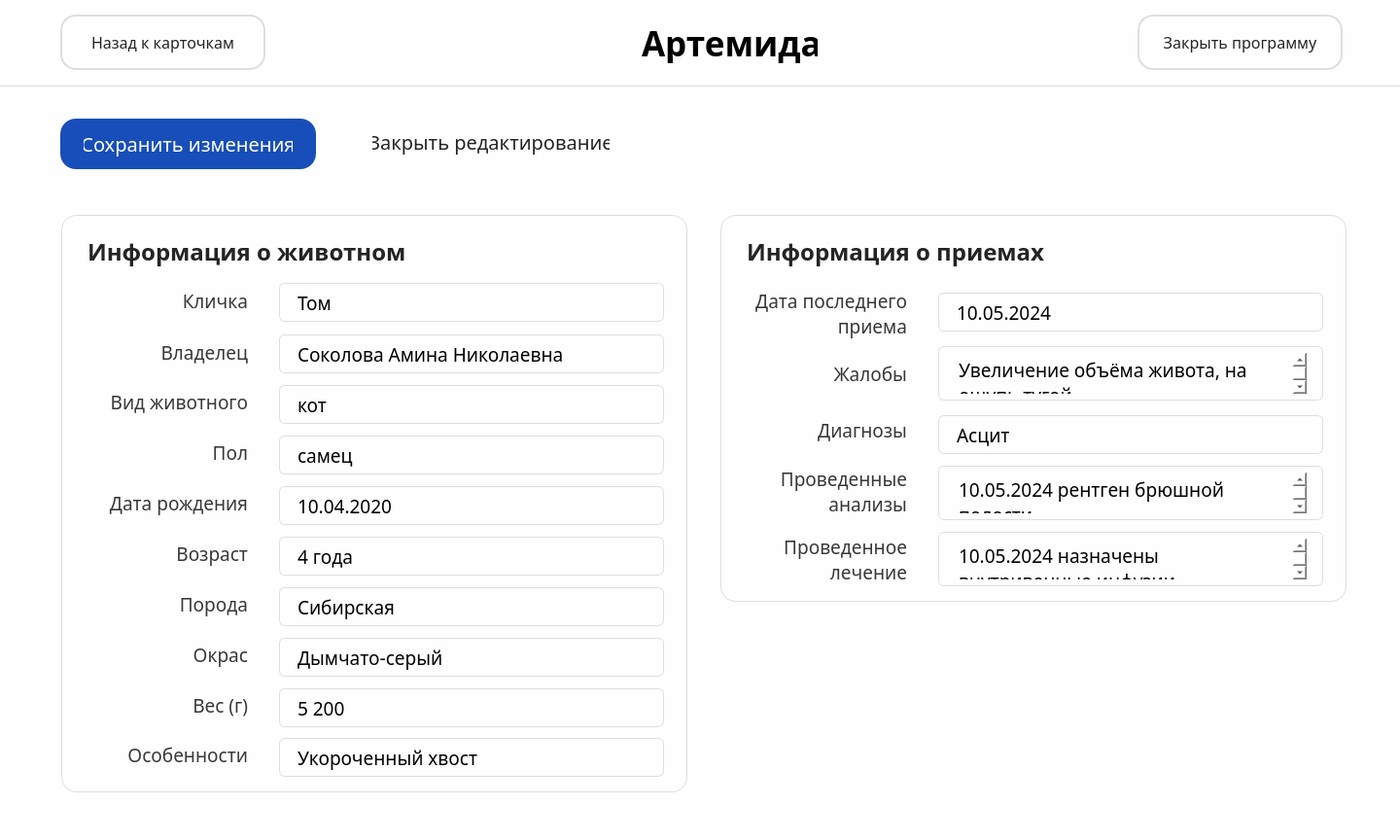
<?xml version="1.0" encoding="UTF-8"?>
<ui version="4.0">
 <class>MainWindow</class>
 <widget class="QMainWindow" name="MainWindow">
  <property name="geometry">
   <rect>
    <x>0</x>
    <y>0</y>
    <width>1440</width>
    <height>864</height>
   </rect>
  </property>
  <property name="windowTitle">
   <string>MainWindow</string>
  </property>
  <property name="styleSheet">
   <string notr="true">background-color: #FEFEFE;</string>
  </property>
  <widget class="QWidget" name="centralwidget">
   <widget class="QFrame" name="header">
    <property name="geometry">
     <rect>
      <x>0</x>
      <y>0</y>
      <width>1440</width>
      <height>89</height>
     </rect>
    </property>
    <property name="styleSheet">
     <string notr="true">QFrame {
    border: none; 
}

QFrame#header {
    border-bottom: 1px solid #DEDEDE;
}
</string>
    </property>
    <property name="frameShape">
     <enum>QFrame::StyledPanel</enum>
    </property>
    <property name="frameShadow">
     <enum>QFrame::Raised</enum>
    </property>
    <widget class="QWidget" name="logo" native="true">
     <property name="geometry">
      <rect>
       <x>600</x>
       <y>21</y>
       <width>244</width>
       <height>48</height>
      </rect>
     </property>
     <widget class="QLabel" name="label">
      <property name="geometry">
       <rect>
        <x>60</x>
        <y>3</y>
        <width>181</width>
        <height>41</height>
       </rect>
      </property>
      <property name="font">
       <font>
        <family>Acrom</family>
        <pointsize>26</pointsize>
        <weight>75</weight>
        <bold>true</bold>
       </font>
      </property>
      <property name="text">
       <string>Артемида</string>
      </property>
     </widget>
     <widget class="QLabel" name="label_3">
      <property name="geometry">
       <rect>
        <x>4</x>
        <y>2</y>
        <width>40</width>
        <height>48</height>
       </rect>
      </property>
      <property name="text">
       <string/>
      </property>
      <property name="pixmap">
       <pixmap>Иконка2.png</pixmap>
      </property>
     </widget>
    </widget>
    <widget class="QPushButton" name="pushButton">
     <property name="geometry">
      <rect>
       <x>62</x>
       <y>15</y>
       <width>211</width>
       <height>57</height>
      </rect>
     </property>
     <property name="font">
      <font>
       <family>Onest</family>
       <pointsize>12</pointsize>
      </font>
     </property>
     <property name="styleSheet">
      <string notr="true">padding: 16px 24px;
color: #242424;
border: 2px solid #DEDEDE;
border-radius: 16px;</string>
     </property>
     <property name="text">
      <string>Назад к карточкам</string>
     </property>
    </widget>
    <widget class="QPushButton" name="pushButton_2">
     <property name="geometry">
      <rect>
       <x>1170</x>
       <y>15</y>
       <width>211</width>
       <height>57</height>
      </rect>
     </property>
     <property name="font">
      <font>
       <family>Onest</family>
       <pointsize>12</pointsize>
       <weight>50</weight>
       <italic>false</italic>
       <bold>false</bold>
       <underline>false</underline>
       <strikeout>false</strikeout>
       <stylestrategy>PreferDefault</stylestrategy>
       <kerning>true</kerning>
      </font>
     </property>
     <property name="styleSheet">
      <string notr="true">padding: 16px 24px;
color: #242424;
border: 2px solid #DEDEDE;
border-radius: 16px;</string>
     </property>
     <property name="text">
      <string>Закрыть программу</string>
     </property>
    </widget>
   </widget>
   <widget class="QPushButton" name="pushButton_3">
    <property name="geometry">
     <rect>
      <x>62</x>
      <y>122</y>
      <width>263</width>
      <height>52</height>
     </rect>
    </property>
    <property name="font">
     <font>
      <family>Onest Medium</family>
      <pointsize>15</pointsize>
     </font>
    </property>
    <property name="styleSheet">
     <string notr="true">padding: 12px 24px;
color: white;
border: none;
border-radius: 16px;
background-color: #174EB9;</string>
    </property>
    <property name="text">
     <string>Сохранить изменения</string>
    </property>
    <property name="autoRepeatDelay">
     <number>300</number>
    </property>
   </widget>
   <widget class="QPushButton" name="pushButton_4">
    <property name="geometry">
     <rect>
      <x>359</x>
      <y>120</y>
      <width>292</width>
      <height>52</height>
     </rect>
    </property>
    <property name="font">
     <font>
      <family>Onest</family>
      <pointsize>15</pointsize>
     </font>
    </property>
    <property name="styleSheet">
     <string notr="true">padding: 12px 24px;
color: #242424;
border: none;</string>
    </property>
    <property name="text">
     <string>Закрыть редактирование</string>
    </property>
   </widget>
   <widget class="QFrame" name="info">
    <property name="geometry">
     <rect>
      <x>63</x>
      <y>221</y>
      <width>644</width>
      <height>594</height>
     </rect>
    </property>
    <property name="styleSheet">
     <string notr="true">QFrame {
    border: none; 
}

QFrame#info {
    border: 1px solid #DEDEDE;
	border-radius: 16px;
}</string>
    </property>
    <property name="frameShape">
     <enum>QFrame::StyledPanel</enum>
    </property>
    <property name="frameShadow">
     <enum>QFrame::Raised</enum>
    </property>
    <widget class="QLabel" name="label_5">
     <property name="geometry">
      <rect>
       <x>27</x>
       <y>21</y>
       <width>596</width>
       <height>34</height>
      </rect>
     </property>
     <property name="font">
      <font>
       <family>Onest SemiBold</family>
       <pointsize>18</pointsize>
       <weight>75</weight>
       <bold>true</bold>
      </font>
     </property>
     <property name="styleSheet">
      <string notr="true">color: #242424;</string>
     </property>
     <property name="text">
      <string>Информация о животном</string>
     </property>
    </widget>
    <widget class="QWidget" name="aboutpet" native="true">
     <property name="geometry">
      <rect>
       <x>24</x>
       <y>70</y>
       <width>596</width>
       <height>508</height>
      </rect>
     </property>
     <widget class="QLabel" name="label_6">
      <property name="geometry">
       <rect>
        <x>0</x>
        <y>4</y>
        <width>168</width>
        <height>28</height>
       </rect>
      </property>
      <property name="font">
       <font>
        <family>Onest</family>
        <pointsize>14</pointsize>
       </font>
      </property>
      <property name="layoutDirection">
       <enum>Qt::LeftToRight</enum>
      </property>
      <property name="styleSheet">
       <string notr="true">color: #383838;</string>
      </property>
      <property name="text">
       <string>Кличка</string>
      </property>
      <property name="alignment">
       <set>Qt::AlignRight|Qt::AlignTrailing|Qt::AlignVCenter</set>
      </property>
     </widget>
     <widget class="QLineEdit" name="lineEdit">
      <property name="geometry">
       <rect>
        <x>200</x>
        <y>0</y>
        <width>396</width>
        <height>40</height>
       </rect>
      </property>
      <property name="font">
       <font>
        <family>Onest</family>
        <pointsize>14</pointsize>
       </font>
      </property>
      <property name="styleSheet">
       <string notr="true">border: 1px solid #DEDEDE;
border-radius: 6px;
padding: 6px 16px;
</string>
      </property>
      <property name="text">
       <string>Том</string>
      </property>
      <property name="placeholderText">
       <string>Введите кличку</string>
      </property>
     </widget>
     <widget class="QLabel" name="label_7">
      <property name="geometry">
       <rect>
        <x>0</x>
        <y>57</y>
        <width>168</width>
        <height>28</height>
       </rect>
      </property>
      <property name="font">
       <font>
        <family>Onest</family>
        <pointsize>14</pointsize>
       </font>
      </property>
      <property name="layoutDirection">
       <enum>Qt::LeftToRight</enum>
      </property>
      <property name="styleSheet">
       <string notr="true">color: #383838;</string>
      </property>
      <property name="text">
       <string>Владелец</string>
      </property>
      <property name="alignment">
       <set>Qt::AlignRight|Qt::AlignTrailing|Qt::AlignVCenter</set>
      </property>
     </widget>
     <widget class="QLineEdit" name="lineEdit_3">
      <property name="geometry">
       <rect>
        <x>200</x>
        <y>105</y>
        <width>396</width>
        <height>40</height>
       </rect>
      </property>
      <property name="font">
       <font>
        <family>Onest</family>
        <pointsize>14</pointsize>
       </font>
      </property>
      <property name="styleSheet">
       <string notr="true">border: 1px solid #DEDEDE;
border-radius: 6px;
padding: 6px 16px;
</string>
      </property>
      <property name="text">
       <string>кот</string>
      </property>
      <property name="placeholderText">
       <string>Укажите вид животного</string>
      </property>
     </widget>
     <widget class="QLabel" name="label_8">
      <property name="geometry">
       <rect>
        <x>0</x>
        <y>108</y>
        <width>168</width>
        <height>28</height>
       </rect>
      </property>
      <property name="font">
       <font>
        <family>Onest</family>
        <pointsize>14</pointsize>
       </font>
      </property>
      <property name="layoutDirection">
       <enum>Qt::LeftToRight</enum>
      </property>
      <property name="styleSheet">
       <string notr="true">color: #383838;</string>
      </property>
      <property name="text">
       <string>Вид животного</string>
      </property>
      <property name="alignment">
       <set>Qt::AlignRight|Qt::AlignTrailing|Qt::AlignVCenter</set>
      </property>
     </widget>
     <widget class="QLineEdit" name="lineEdit_4">
      <property name="geometry">
       <rect>
        <x>200</x>
        <y>157</y>
        <width>396</width>
        <height>40</height>
       </rect>
      </property>
      <property name="font">
       <font>
        <family>Onest</family>
        <pointsize>14</pointsize>
       </font>
      </property>
      <property name="styleSheet">
       <string notr="true">border: 1px solid #DEDEDE;
border-radius: 6px;
padding: 6px 16px;
</string>
      </property>
      <property name="text">
       <string>самец</string>
      </property>
      <property name="placeholderText">
       <string>Укажите пол</string>
      </property>
     </widget>
     <widget class="QLabel" name="label_9">
      <property name="geometry">
       <rect>
        <x>0</x>
        <y>160</y>
        <width>168</width>
        <height>28</height>
       </rect>
      </property>
      <property name="font">
       <font>
        <family>Onest</family>
        <pointsize>14</pointsize>
       </font>
      </property>
      <property name="layoutDirection">
       <enum>Qt::LeftToRight</enum>
      </property>
      <property name="styleSheet">
       <string notr="true">color: #383838;</string>
      </property>
      <property name="text">
       <string>Пол</string>
      </property>
      <property name="alignment">
       <set>Qt::AlignRight|Qt::AlignTrailing|Qt::AlignVCenter</set>
      </property>
     </widget>
     <widget class="QLabel" name="label_10">
      <property name="geometry">
       <rect>
        <x>0</x>
        <y>212</y>
        <width>168</width>
        <height>28</height>
       </rect>
      </property>
      <property name="font">
       <font>
        <family>Onest</family>
        <pointsize>14</pointsize>
       </font>
      </property>
      <property name="layoutDirection">
       <enum>Qt::LeftToRight</enum>
      </property>
      <property name="styleSheet">
       <string notr="true">color: #383838;</string>
      </property>
      <property name="text">
       <string>Дата рождения</string>
      </property>
      <property name="alignment">
       <set>Qt::AlignRight|Qt::AlignTrailing|Qt::AlignVCenter</set>
      </property>
     </widget>
     <widget class="QLineEdit" name="lineEdit_5">
      <property name="geometry">
       <rect>
        <x>200</x>
        <y>209</y>
        <width>396</width>
        <height>40</height>
       </rect>
      </property>
      <property name="font">
       <font>
        <family>Onest</family>
        <pointsize>14</pointsize>
       </font>
      </property>
      <property name="styleSheet">
       <string notr="true">border: 1px solid #DEDEDE;
border-radius: 6px;
padding: 6px 16px;
</string>
      </property>
      <property name="text">
       <string>10.04.2020</string>
      </property>
      <property name="placeholderText">
       <string>ДД.ММ.ГГ</string>
      </property>
     </widget>
     <widget class="QLabel" name="label_11">
      <property name="geometry">
       <rect>
        <x>0</x>
        <y>264</y>
        <width>168</width>
        <height>28</height>
       </rect>
      </property>
      <property name="font">
       <font>
        <family>Onest</family>
        <pointsize>14</pointsize>
       </font>
      </property>
      <property name="layoutDirection">
       <enum>Qt::LeftToRight</enum>
      </property>
      <property name="styleSheet">
       <string notr="true">color: #383838;</string>
      </property>
      <property name="text">
       <string>Возраст</string>
      </property>
      <property name="alignment">
       <set>Qt::AlignRight|Qt::AlignTrailing|Qt::AlignVCenter</set>
      </property>
     </widget>
     <widget class="QLineEdit" name="lineEdit_6">
      <property name="geometry">
       <rect>
        <x>200</x>
        <y>261</y>
        <width>396</width>
        <height>40</height>
       </rect>
      </property>
      <property name="font">
       <font>
        <family>Onest</family>
        <pointsize>14</pointsize>
       </font>
      </property>
      <property name="styleSheet">
       <string notr="true">border: 1px solid #DEDEDE;
border-radius: 6px;
padding: 6px 16px;
</string>
      </property>
      <property name="text">
       <string>4 года</string>
      </property>
      <property name="placeholderText">
       <string>Введите возраст</string>
      </property>
     </widget>
     <widget class="QLineEdit" name="lineEdit_7">
      <property name="geometry">
       <rect>
        <x>200</x>
        <y>313</y>
        <width>396</width>
        <height>40</height>
       </rect>
      </property>
      <property name="font">
       <font>
        <family>Onest</family>
        <pointsize>14</pointsize>
       </font>
      </property>
      <property name="styleSheet">
       <string notr="true">border: 1px solid #DEDEDE;
border-radius: 6px;
padding: 6px 16px;
</string>
      </property>
      <property name="text">
       <string>Сибирская</string>
      </property>
      <property name="placeholderText">
       <string>Укажите породу</string>
      </property>
     </widget>
     <widget class="QLabel" name="label_12">
      <property name="geometry">
       <rect>
        <x>0</x>
        <y>316</y>
        <width>168</width>
        <height>28</height>
       </rect>
      </property>
      <property name="font">
       <font>
        <family>Onest</family>
        <pointsize>14</pointsize>
       </font>
      </property>
      <property name="layoutDirection">
       <enum>Qt::LeftToRight</enum>
      </property>
      <property name="styleSheet">
       <string notr="true">color: #383838;</string>
      </property>
      <property name="text">
       <string>Порода</string>
      </property>
      <property name="alignment">
       <set>Qt::AlignRight|Qt::AlignTrailing|Qt::AlignVCenter</set>
      </property>
     </widget>
     <widget class="QLineEdit" name="lineEdit_8">
      <property name="geometry">
       <rect>
        <x>200</x>
        <y>365</y>
        <width>396</width>
        <height>40</height>
       </rect>
      </property>
      <property name="font">
       <font>
        <family>Onest</family>
        <pointsize>14</pointsize>
       </font>
      </property>
      <property name="styleSheet">
       <string notr="true">border: 1px solid #DEDEDE;
border-radius: 6px;
padding: 6px 16px;
</string>
      </property>
      <property name="text">
       <string>Дымчато-серый</string>
      </property>
      <property name="placeholderText">
       <string>Опишите окрас</string>
      </property>
     </widget>
     <widget class="QLabel" name="label_13">
      <property name="geometry">
       <rect>
        <x>0</x>
        <y>368</y>
        <width>168</width>
        <height>28</height>
       </rect>
      </property>
      <property name="font">
       <font>
        <family>Onest</family>
        <pointsize>14</pointsize>
       </font>
      </property>
      <property name="layoutDirection">
       <enum>Qt::LeftToRight</enum>
      </property>
      <property name="styleSheet">
       <string notr="true">color: #383838;</string>
      </property>
      <property name="text">
       <string>Окрас</string>
      </property>
      <property name="alignment">
       <set>Qt::AlignRight|Qt::AlignTrailing|Qt::AlignVCenter</set>
      </property>
     </widget>
     <widget class="QLineEdit" name="lineEdit_9">
      <property name="geometry">
       <rect>
        <x>200</x>
        <y>417</y>
        <width>396</width>
        <height>40</height>
       </rect>
      </property>
      <property name="font">
       <font>
        <family>Onest</family>
        <pointsize>14</pointsize>
       </font>
      </property>
      <property name="styleSheet">
       <string notr="true">border: 1px solid #DEDEDE;
border-radius: 6px;
padding: 6px 16px;
</string>
      </property>
      <property name="text">
       <string>5 200</string>
      </property>
      <property name="placeholderText">
       <string>Укажите вес в граммах</string>
      </property>
     </widget>
     <widget class="QLabel" name="label_14">
      <property name="geometry">
       <rect>
        <x>0</x>
        <y>420</y>
        <width>168</width>
        <height>28</height>
       </rect>
      </property>
      <property name="font">
       <font>
        <family>Onest</family>
        <pointsize>14</pointsize>
       </font>
      </property>
      <property name="layoutDirection">
       <enum>Qt::LeftToRight</enum>
      </property>
      <property name="styleSheet">
       <string notr="true">color: #383838;</string>
      </property>
      <property name="text">
       <string>Вес (г)</string>
      </property>
      <property name="alignment">
       <set>Qt::AlignRight|Qt::AlignTrailing|Qt::AlignVCenter</set>
      </property>
     </widget>
     <widget class="QLabel" name="label_15">
      <property name="geometry">
       <rect>
        <x>0</x>
        <y>471</y>
        <width>168</width>
        <height>28</height>
       </rect>
      </property>
      <property name="font">
       <font>
        <family>Onest</family>
        <pointsize>14</pointsize>
       </font>
      </property>
      <property name="layoutDirection">
       <enum>Qt::LeftToRight</enum>
      </property>
      <property name="styleSheet">
       <string notr="true">color: #383838;</string>
      </property>
      <property name="text">
       <string>Особенности</string>
      </property>
      <property name="alignment">
       <set>Qt::AlignRight|Qt::AlignTrailing|Qt::AlignVCenter</set>
      </property>
     </widget>
     <widget class="QLineEdit" name="lineEdit_10">
      <property name="geometry">
       <rect>
        <x>200</x>
        <y>468</y>
        <width>396</width>
        <height>40</height>
       </rect>
      </property>
      <property name="font">
       <font>
        <family>Onest</family>
        <pointsize>14</pointsize>
       </font>
      </property>
      <property name="styleSheet">
       <string notr="true">border: 1px solid #DEDEDE;
border-radius: 6px;
padding: 6px 16px;
</string>
      </property>
      <property name="text">
       <string>Укороченный хвост</string>
      </property>
      <property name="placeholderText">
       <string>Опишите особенности</string>
      </property>
     </widget>
     <widget class="QLineEdit" name="lineEdit_2">
      <property name="geometry">
       <rect>
        <x>200</x>
        <y>53</y>
        <width>396</width>
        <height>40</height>
       </rect>
      </property>
      <property name="font">
       <font>
        <family>Onest</family>
        <pointsize>14</pointsize>
       </font>
      </property>
      <property name="styleSheet">
       <string notr="true">border: 1px solid #DEDEDE;
border-radius: 6px;
padding: 6px 16px;
</string>
      </property>
      <property name="text">
       <string>Соколова Амина Николаевна</string>
      </property>
      <property name="placeholderText">
       <string>Введите кличку</string>
      </property>
     </widget>
    </widget>
   </widget>
   <widget class="QFrame" name="info_2">
    <property name="geometry">
     <rect>
      <x>741</x>
      <y>221</y>
      <width>644</width>
      <height>398</height>
     </rect>
    </property>
    <property name="styleSheet">
     <string notr="true">QFrame {
    border: none; 
}

QFrame#info_2 {
    border: 1px solid #DEDEDE;
	border-radius: 16px;
}</string>
    </property>
    <property name="frameShape">
     <enum>QFrame::StyledPanel</enum>
    </property>
    <property name="frameShadow">
     <enum>QFrame::Raised</enum>
    </property>
    <widget class="QLabel" name="label_27">
     <property name="geometry">
      <rect>
       <x>27</x>
       <y>21</y>
       <width>596</width>
       <height>34</height>
      </rect>
     </property>
     <property name="font">
      <font>
       <family>Onest SemiBold</family>
       <pointsize>18</pointsize>
       <weight>75</weight>
       <bold>true</bold>
      </font>
     </property>
     <property name="styleSheet">
      <string notr="true">color: #242424;</string>
     </property>
     <property name="text">
      <string>Информация о приемах</string>
     </property>
    </widget>
    <widget class="QWidget" name="aboutpet_3" native="true">
     <property name="geometry">
      <rect>
       <x>24</x>
       <y>70</y>
       <width>596</width>
       <height>312</height>
      </rect>
     </property>
     <widget class="QLineEdit" name="lineEdit_20">
      <property name="geometry">
       <rect>
        <x>200</x>
        <y>10</y>
        <width>396</width>
        <height>40</height>
       </rect>
      </property>
      <property name="font">
       <font>
        <family>Onest</family>
        <pointsize>14</pointsize>
       </font>
      </property>
      <property name="styleSheet">
       <string notr="true">border: 1px solid #DEDEDE;
border-radius: 6px;
padding: 6px 16px;
</string>
      </property>
      <property name="text">
       <string>10.05.2024</string>
      </property>
      <property name="placeholderText">
       <string>Введите дату последнего приема</string>
      </property>
     </widget>
     <widget class="QLabel" name="label_30">
      <property name="geometry">
       <rect>
        <x>0</x>
        <y>3</y>
        <width>168</width>
        <height>56</height>
       </rect>
      </property>
      <property name="font">
       <font>
        <family>Onest</family>
        <pointsize>14</pointsize>
       </font>
      </property>
      <property name="layoutDirection">
       <enum>Qt::LeftToRight</enum>
      </property>
      <property name="styleSheet">
       <string notr="true">color: #383838;</string>
      </property>
      <property name="text">
       <string>Дата последнего приема</string>
      </property>
      <property name="textFormat">
       <enum>Qt::AutoText</enum>
      </property>
      <property name="alignment">
       <set>Qt::AlignRight|Qt::AlignTrailing|Qt::AlignVCenter</set>
      </property>
      <property name="wordWrap">
       <bool>true</bool>
      </property>
      <property name="margin">
       <number>0</number>
      </property>
      <property name="indent">
       <number>-1</number>
      </property>
     </widget>
     <widget class="QLabel" name="label_31">
      <property name="geometry">
       <rect>
        <x>0</x>
        <y>65</y>
        <width>168</width>
        <height>56</height>
       </rect>
      </property>
      <property name="font">
       <font>
        <family>Onest</family>
        <pointsize>14</pointsize>
       </font>
      </property>
      <property name="layoutDirection">
       <enum>Qt::LeftToRight</enum>
      </property>
      <property name="styleSheet">
       <string notr="true">color: #383838;</string>
      </property>
      <property name="text">
       <string>Жалобы</string>
      </property>
      <property name="alignment">
       <set>Qt::AlignRight|Qt::AlignTrailing|Qt::AlignVCenter</set>
      </property>
     </widget>
     <widget class="QLabel" name="label_32">
      <property name="geometry">
       <rect>
        <x>0</x>
        <y>123</y>
        <width>168</width>
        <height>56</height>
       </rect>
      </property>
      <property name="font">
       <font>
        <family>Onest</family>
        <pointsize>14</pointsize>
       </font>
      </property>
      <property name="layoutDirection">
       <enum>Qt::LeftToRight</enum>
      </property>
      <property name="styleSheet">
       <string notr="true">color: #383838;</string>
      </property>
      <property name="text">
       <string>Диагнозы</string>
      </property>
      <property name="alignment">
       <set>Qt::AlignRight|Qt::AlignTrailing|Qt::AlignVCenter</set>
      </property>
     </widget>
     <widget class="QLineEdit" name="lineEdit_22">
      <property name="geometry">
       <rect>
        <x>200</x>
        <y>136</y>
        <width>396</width>
        <height>40</height>
       </rect>
      </property>
      <property name="font">
       <font>
        <family>Onest</family>
        <pointsize>14</pointsize>
       </font>
      </property>
      <property name="styleSheet">
       <string notr="true">border: 1px solid #DEDEDE;
border-radius: 6px;
padding: 6px 16px;
</string>
      </property>
      <property name="text">
       <string>Асцит</string>
      </property>
      <property name="placeholderText">
       <string>Введите диагноз</string>
      </property>
     </widget>
     <widget class="QLabel" name="label_33">
      <property name="geometry">
       <rect>
        <x>0</x>
        <y>186</y>
        <width>168</width>
        <height>56</height>
       </rect>
      </property>
      <property name="font">
       <font>
        <family>Onest</family>
        <pointsize>14</pointsize>
       </font>
      </property>
      <property name="layoutDirection">
       <enum>Qt::LeftToRight</enum>
      </property>
      <property name="styleSheet">
       <string notr="true">color: #383838;</string>
      </property>
      <property name="text">
       <string>Проведенные анализы</string>
      </property>
      <property name="alignment">
       <set>Qt::AlignRight|Qt::AlignTrailing|Qt::AlignVCenter</set>
      </property>
      <property name="wordWrap">
       <bool>true</bool>
      </property>
     </widget>
     <widget class="QLabel" name="label_34">
      <property name="geometry">
       <rect>
        <x>0</x>
        <y>256</y>
        <width>168</width>
        <height>56</height>
       </rect>
      </property>
      <property name="font">
       <font>
        <family>Onest</family>
        <pointsize>14</pointsize>
       </font>
      </property>
      <property name="layoutDirection">
       <enum>Qt::LeftToRight</enum>
      </property>
      <property name="styleSheet">
       <string notr="true">color: #383838;</string>
      </property>
      <property name="text">
       <string>Проведенное лечение</string>
      </property>
      <property name="alignment">
       <set>Qt::AlignRight|Qt::AlignTrailing|Qt::AlignVCenter</set>
      </property>
      <property name="wordWrap">
       <bool>true</bool>
      </property>
     </widget>
     <widget class="QTextEdit" name="textEdit">
      <property name="geometry">
       <rect>
        <x>200</x>
        <y>256</y>
        <width>396</width>
        <height>56</height>
       </rect>
      </property>
      <property name="font">
       <font>
        <family>Onest</family>
        <pointsize>14</pointsize>
       </font>
      </property>
      <property name="styleSheet">
       <string notr="true">border: 1px solid #DEDEDE;
border-radius: 6px;
padding: 6px 16px;
</string>
      </property>
      <property name="html">
       <string>&lt;!DOCTYPE HTML PUBLIC &quot;-//W3C//DTD HTML 4.0//EN&quot; &quot;http://www.w3.org/TR/REC-html40/strict.dtd&quot;&gt;
&lt;html&gt;&lt;head&gt;&lt;meta name=&quot;qrichtext&quot; content=&quot;1&quot; /&gt;&lt;style type=&quot;text/css&quot;&gt;
p, li { white-space: pre-wrap; }
&lt;/style&gt;&lt;/head&gt;&lt;body style=&quot; font-family:'Onest'; font-size:14pt; font-weight:400; font-style:normal;&quot;&gt;
&lt;p style=&quot; margin-top:0px; margin-bottom:0px; margin-left:0px; margin-right:0px; -qt-block-indent:0; text-indent:0px;&quot;&gt;10.05.2024 назначены внутривенные инфузии коллоидных растворов&lt;/p&gt;&lt;/body&gt;&lt;/html&gt;</string>
      </property>
      <property name="placeholderText">
       <string>Опишите проведенное лечение</string>
      </property>
     </widget>
     <widget class="QTextEdit" name="textEdit_2">
      <property name="geometry">
       <rect>
        <x>200</x>
        <y>188</y>
        <width>396</width>
        <height>56</height>
       </rect>
      </property>
      <property name="font">
       <font>
        <family>Onest</family>
        <pointsize>14</pointsize>
       </font>
      </property>
      <property name="styleSheet">
       <string notr="true">border: 1px solid #DEDEDE;
border-radius: 6px;
padding: 6px 16px;
</string>
      </property>
      <property name="html">
       <string>&lt;!DOCTYPE HTML PUBLIC &quot;-//W3C//DTD HTML 4.0//EN&quot; &quot;http://www.w3.org/TR/REC-html40/strict.dtd&quot;&gt;
&lt;html&gt;&lt;head&gt;&lt;meta name=&quot;qrichtext&quot; content=&quot;1&quot; /&gt;&lt;style type=&quot;text/css&quot;&gt;
p, li { white-space: pre-wrap; }
&lt;/style&gt;&lt;/head&gt;&lt;body style=&quot; font-family:'Onest'; font-size:14pt; font-weight:400; font-style:normal;&quot;&gt;
&lt;p style=&quot; margin-top:0px; margin-bottom:0px; margin-left:0px; margin-right:0px; -qt-block-indent:0; text-indent:0px;&quot;&gt;10.05.2024 рентген брюшной полости&lt;/p&gt;&lt;/body&gt;&lt;/html&gt;</string>
      </property>
      <property name="placeholderText">
       <string>Опишите проведенные анализы</string>
      </property>
     </widget>
     <widget class="QTextEdit" name="textEdit_3">
      <property name="geometry">
       <rect>
        <x>200</x>
        <y>65</y>
        <width>396</width>
        <height>56</height>
       </rect>
      </property>
      <property name="font">
       <font>
        <family>Onest</family>
        <pointsize>14</pointsize>
       </font>
      </property>
      <property name="styleSheet">
       <string notr="true">border: 1px solid #DEDEDE;
border-radius: 6px;
padding: 6px 16px;
</string>
      </property>
      <property name="html">
       <string>&lt;!DOCTYPE HTML PUBLIC &quot;-//W3C//DTD HTML 4.0//EN&quot; &quot;http://www.w3.org/TR/REC-html40/strict.dtd&quot;&gt;
&lt;html&gt;&lt;head&gt;&lt;meta name=&quot;qrichtext&quot; content=&quot;1&quot; /&gt;&lt;style type=&quot;text/css&quot;&gt;
p, li { white-space: pre-wrap; }
&lt;/style&gt;&lt;/head&gt;&lt;body style=&quot; font-family:'Onest'; font-size:14pt; font-weight:400; font-style:normal;&quot;&gt;
&lt;p style=&quot; margin-top:0px; margin-bottom:0px; margin-left:0px; margin-right:0px; -qt-block-indent:0; text-indent:0px;&quot;&gt;Увеличение объёма живота, на ощупь тугой.&lt;/p&gt;&lt;/body&gt;&lt;/html&gt;</string>
      </property>
      <property name="placeholderText">
       <string>Зафиксируйте жалобы</string>
      </property>
     </widget>
    </widget>
   </widget>
  </widget>
 </widget>
 <resources/>
 <connections/>
</ui>
